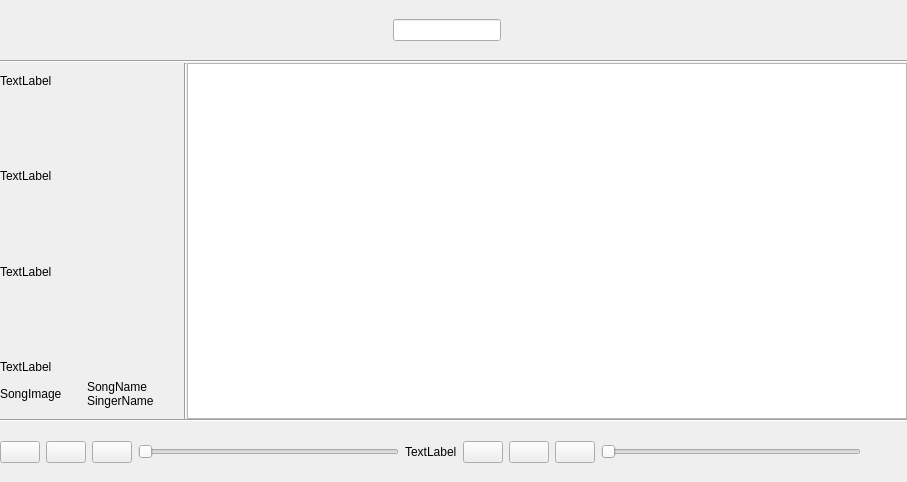
<?xml version="1.0" encoding="UTF-8"?>
<ui version="4.0">
 <class>MainWindow</class>
 <widget class="QMainWindow" name="MainWindow">
  <property name="windowModality">
   <enum>Qt::ApplicationModal</enum>
  </property>
  <property name="geometry">
   <rect>
    <x>0</x>
    <y>0</y>
    <width>907</width>
    <height>482</height>
   </rect>
  </property>
  <property name="sizePolicy">
   <sizepolicy hsizetype="Preferred" vsizetype="Preferred">
    <horstretch>0</horstretch>
    <verstretch>0</verstretch>
   </sizepolicy>
  </property>
  <property name="minimumSize">
   <size>
    <width>907</width>
    <height>482</height>
   </size>
  </property>
  <property name="maximumSize">
   <size>
    <width>907</width>
    <height>482</height>
   </size>
  </property>
  <property name="windowTitle">
   <string>Music Player</string>
  </property>
  <property name="autoFillBackground">
   <bool>false</bool>
  </property>
  <property name="styleSheet">
   <string notr="true">border-color:rgb(204, 0, 0);</string>
  </property>
  <widget class="QWidget" name="centralWidget">
   <layout class="QVBoxLayout" name="verticalLayout">
    <property name="spacing">
     <number>0</number>
    </property>
    <property name="leftMargin">
     <number>0</number>
    </property>
    <property name="topMargin">
     <number>0</number>
    </property>
    <property name="rightMargin">
     <number>0</number>
    </property>
    <property name="bottomMargin">
     <number>0</number>
    </property>
    <item>
     <widget class="QWidget" name="serach_widget" native="true">
      <property name="sizePolicy">
       <sizepolicy hsizetype="Preferred" vsizetype="Maximum">
        <horstretch>5</horstretch>
        <verstretch>5</verstretch>
       </sizepolicy>
      </property>
      <property name="minimumSize">
       <size>
        <width>0</width>
        <height>60</height>
       </size>
      </property>
      <layout class="QHBoxLayout" name="horizontalLayout_3">
       <property name="leftMargin">
        <number>0</number>
       </property>
       <property name="topMargin">
        <number>0</number>
       </property>
       <property name="rightMargin">
        <number>0</number>
       </property>
       <property name="bottomMargin">
        <number>0</number>
       </property>
       <item>
        <spacer name="horizontalSpacer_4">
         <property name="orientation">
          <enum>Qt::Horizontal</enum>
         </property>
         <property name="sizeHint" stdset="0">
          <size>
           <width>241</width>
           <height>20</height>
          </size>
         </property>
        </spacer>
       </item>
       <item>
        <widget class="QLineEdit" name="serach_edit">
         <property name="sizePolicy">
          <sizepolicy hsizetype="Fixed" vsizetype="Fixed">
           <horstretch>0</horstretch>
           <verstretch>0</verstretch>
          </sizepolicy>
         </property>
        </widget>
       </item>
       <item>
        <spacer name="horizontalSpacer_6">
         <property name="orientation">
          <enum>Qt::Horizontal</enum>
         </property>
         <property name="sizeType">
          <enum>QSizePolicy::Fixed</enum>
         </property>
         <property name="sizeHint" stdset="0">
          <size>
           <width>0</width>
           <height>20</height>
          </size>
         </property>
        </spacer>
       </item>
       <item>
        <widget class="QLabel" name="label_3">
         <property name="text">
          <string/>
         </property>
         <property name="pixmap">
          <pixmap resource="res.qrc">:/Images/serach.png</pixmap>
         </property>
         <property name="scaledContents">
          <bool>true</bool>
         </property>
        </widget>
       </item>
       <item>
        <spacer name="horizontalSpacer_5">
         <property name="orientation">
          <enum>Qt::Horizontal</enum>
         </property>
         <property name="sizeHint" stdset="0">
          <size>
           <width>241</width>
           <height>20</height>
          </size>
         </property>
        </spacer>
       </item>
      </layout>
     </widget>
    </item>
    <item>
     <spacer name="verticalSpacer_2">
      <property name="orientation">
       <enum>Qt::Vertical</enum>
      </property>
      <property name="sizeType">
       <enum>QSizePolicy::Fixed</enum>
      </property>
      <property name="sizeHint" stdset="0">
       <size>
        <width>20</width>
        <height>0</height>
       </size>
      </property>
     </spacer>
    </item>
    <item>
     <widget class="Line" name="line_5">
      <property name="autoFillBackground">
       <bool>true</bool>
      </property>
      <property name="styleSheet">
       <string notr="true">clor:rgb(0, 0, 0);</string>
      </property>
      <property name="orientation">
       <enum>Qt::Horizontal</enum>
      </property>
     </widget>
    </item>
    <item>
     <layout class="QHBoxLayout" name="horizontalLayout">
      <property name="spacing">
       <number>0</number>
      </property>
      <property name="topMargin">
       <number>0</number>
      </property>
      <property name="bottomMargin">
       <number>0</number>
      </property>
      <item>
       <widget class="QWidget" name="widget_2" native="true">
        <property name="sizePolicy">
         <sizepolicy hsizetype="Preferred" vsizetype="Preferred">
          <horstretch>10</horstretch>
          <verstretch>10</verstretch>
         </sizepolicy>
        </property>
        <property name="autoFillBackground">
         <bool>false</bool>
        </property>
        <layout class="QVBoxLayout" name="verticalLayout_2">
         <property name="spacing">
          <number>0</number>
         </property>
         <property name="leftMargin">
          <number>0</number>
         </property>
         <property name="topMargin">
          <number>0</number>
         </property>
         <property name="rightMargin">
          <number>0</number>
         </property>
         <property name="bottomMargin">
          <number>0</number>
         </property>
         <item>
          <widget class="QWidget" name="widget_5" native="true">
           <property name="minimumSize">
            <size>
             <width>0</width>
             <height>80</height>
            </size>
           </property>
           <layout class="QVBoxLayout" name="verticalLayout_3">
            <property name="leftMargin">
             <number>0</number>
            </property>
            <item>
             <widget class="QLabel" name="label">
              <property name="text">
               <string>TextLabel</string>
              </property>
             </widget>
            </item>
            <item>
             <spacer name="verticalSpacer_3">
              <property name="orientation">
               <enum>Qt::Vertical</enum>
              </property>
              <property name="sizeHint" stdset="0">
               <size>
                <width>20</width>
                <height>56</height>
               </size>
              </property>
             </spacer>
            </item>
            <item>
             <widget class="QLabel" name="label_2">
              <property name="text">
               <string>TextLabel</string>
              </property>
             </widget>
            </item>
            <item>
             <spacer name="verticalSpacer_4">
              <property name="orientation">
               <enum>Qt::Vertical</enum>
              </property>
              <property name="sizeHint" stdset="0">
               <size>
                <width>20</width>
                <height>56</height>
               </size>
              </property>
             </spacer>
            </item>
            <item>
             <widget class="QLabel" name="label_4">
              <property name="text">
               <string>TextLabel</string>
              </property>
             </widget>
            </item>
            <item>
             <spacer name="verticalSpacer_5">
              <property name="orientation">
               <enum>Qt::Vertical</enum>
              </property>
              <property name="sizeHint" stdset="0">
               <size>
                <width>20</width>
                <height>56</height>
               </size>
              </property>
             </spacer>
            </item>
            <item>
             <widget class="QLabel" name="label_5">
              <property name="text">
               <string>TextLabel</string>
              </property>
             </widget>
            </item>
            <item>
             <spacer name="verticalSpacer_6">
              <property name="orientation">
               <enum>Qt::Vertical</enum>
              </property>
              <property name="sizeType">
               <enum>QSizePolicy::Fixed</enum>
              </property>
              <property name="sizeHint" stdset="0">
               <size>
                <width>0</width>
                <height>0</height>
               </size>
              </property>
             </spacer>
            </item>
            <item>
             <layout class="QGridLayout" name="gridLayout">
              <property name="spacing">
               <number>0</number>
              </property>
              <item row="0" column="0" rowspan="3">
               <widget class="QLabel" name="SongImage">
                <property name="text">
                 <string>SongImage</string>
                </property>
                <property name="scaledContents">
                 <bool>true</bool>
                </property>
               </widget>
              </item>
              <item row="2" column="1">
               <widget class="QLabel" name="SingerName">
                <property name="text">
                 <string>SingerName</string>
                </property>
               </widget>
              </item>
              <item row="0" column="1">
               <widget class="QLabel" name="SongName">
                <property name="text">
                 <string>SongName</string>
                </property>
               </widget>
              </item>
             </layout>
            </item>
           </layout>
          </widget>
         </item>
        </layout>
       </widget>
      </item>
      <item>
       <spacer name="horizontalSpacer">
        <property name="orientation">
         <enum>Qt::Horizontal</enum>
        </property>
        <property name="sizeType">
         <enum>QSizePolicy::Fixed</enum>
        </property>
        <property name="sizeHint" stdset="0">
         <size>
          <width>0</width>
          <height>20</height>
         </size>
        </property>
       </spacer>
      </item>
      <item>
       <widget class="Line" name="line_6">
        <property name="orientation">
         <enum>Qt::Vertical</enum>
        </property>
       </widget>
      </item>
      <item>
       <widget class="QWidget" name="widget_4" native="true">
        <property name="sizePolicy">
         <sizepolicy hsizetype="Preferred" vsizetype="Preferred">
          <horstretch>39</horstretch>
          <verstretch>10</verstretch>
         </sizepolicy>
        </property>
        <property name="autoFillBackground">
         <bool>false</bool>
        </property>
        <layout class="QHBoxLayout" name="horizontalLayout_4">
         <property name="spacing">
          <number>0</number>
         </property>
         <property name="leftMargin">
          <number>0</number>
         </property>
         <property name="topMargin">
          <number>0</number>
         </property>
         <property name="rightMargin">
          <number>0</number>
         </property>
         <property name="bottomMargin">
          <number>0</number>
         </property>
         <item>
          <widget class="QStackedWidget" name="stackedWidget">
           <property name="frameShape">
            <enum>QFrame::NoFrame</enum>
           </property>
           <property name="currentIndex">
            <number>0</number>
           </property>
           <widget class="QWidget" name="serachpage">
            <layout class="QHBoxLayout" name="horizontalLayout_5">
             <property name="spacing">
              <number>0</number>
             </property>
             <property name="leftMargin">
              <number>0</number>
             </property>
             <property name="topMargin">
              <number>0</number>
             </property>
             <property name="rightMargin">
              <number>0</number>
             </property>
             <property name="bottomMargin">
              <number>0</number>
             </property>
             <item>
              <widget class="ShowPlayList" name="SerachList">
               <property name="autoFillBackground">
                <bool>true</bool>
               </property>
               <property name="styleSheet">
                <string notr="true"/>
               </property>
               <property name="frameShadow">
                <enum>QFrame::Sunken</enum>
               </property>
               <property name="lineWidth">
                <number>0</number>
               </property>
              </widget>
             </item>
            </layout>
           </widget>
           <widget class="QWidget" name="lyricpage"/>
          </widget>
         </item>
        </layout>
       </widget>
      </item>
     </layout>
    </item>
    <item>
     <spacer name="verticalSpacer">
      <property name="orientation">
       <enum>Qt::Vertical</enum>
      </property>
      <property name="sizeType">
       <enum>QSizePolicy::Fixed</enum>
      </property>
      <property name="sizeHint" stdset="0">
       <size>
        <width>20</width>
        <height>0</height>
       </size>
      </property>
     </spacer>
    </item>
    <item>
     <widget class="Line" name="line">
      <property name="orientation">
       <enum>Qt::Horizontal</enum>
      </property>
     </widget>
    </item>
    <item>
     <widget class="QWidget" name="playWidget" native="true">
      <property name="sizePolicy">
       <sizepolicy hsizetype="Preferred" vsizetype="Fixed">
        <horstretch>50</horstretch>
        <verstretch>10</verstretch>
       </sizepolicy>
      </property>
      <property name="minimumSize">
       <size>
        <width>0</width>
        <height>10</height>
       </size>
      </property>
      <property name="maximumSize">
       <size>
        <width>16777215</width>
        <height>60</height>
       </size>
      </property>
      <property name="autoFillBackground">
       <bool>false</bool>
      </property>
      <layout class="QHBoxLayout" name="horizontalLayout_2">
       <property name="spacing">
        <number>6</number>
       </property>
       <property name="leftMargin">
        <number>0</number>
       </property>
       <property name="topMargin">
        <number>0</number>
       </property>
       <property name="rightMargin">
        <number>0</number>
       </property>
       <property name="bottomMargin">
        <number>0</number>
       </property>
       <item>
        <widget class="QPushButton" name="PreviousButton">
         <property name="styleSheet">
          <string notr="true">border-image:url(:/Images/Preious.png);
</string>
         </property>
         <property name="text">
          <string/>
         </property>
        </widget>
       </item>
       <item>
        <widget class="QPushButton" name="PlayButton">
         <property name="styleSheet">
          <string notr="true">border-image:url(:/Images/play.png);
</string>
         </property>
         <property name="text">
          <string/>
         </property>
        </widget>
       </item>
       <item>
        <widget class="QPushButton" name="NextButton">
         <property name="styleSheet">
          <string notr="true">border-image:url(:/Images/Next.png);</string>
         </property>
         <property name="text">
          <string/>
         </property>
        </widget>
       </item>
       <item>
        <spacer name="horizontalSpacer_7">
         <property name="orientation">
          <enum>Qt::Horizontal</enum>
         </property>
         <property name="sizeType">
          <enum>QSizePolicy::Fixed</enum>
         </property>
         <property name="sizeHint" stdset="0">
          <size>
           <width>0</width>
           <height>20</height>
          </size>
         </property>
        </spacer>
       </item>
       <item>
        <widget class="QSlider" name="timeSlider">
         <property name="styleSheet">
          <string notr="true">color:rgb(239, 41, 41);</string>
         </property>
         <property name="orientation">
          <enum>Qt::Horizontal</enum>
         </property>
        </widget>
       </item>
       <item>
        <spacer name="horizontalSpacer_3">
         <property name="orientation">
          <enum>Qt::Horizontal</enum>
         </property>
         <property name="sizeType">
          <enum>QSizePolicy::Fixed</enum>
         </property>
         <property name="sizeHint" stdset="0">
          <size>
           <width>0</width>
           <height>20</height>
          </size>
         </property>
        </spacer>
       </item>
       <item>
        <widget class="QLabel" name="TimeLabel">
         <property name="text">
          <string>TextLabel</string>
         </property>
        </widget>
       </item>
       <item>
        <spacer name="horizontalSpacer_8">
         <property name="orientation">
          <enum>Qt::Horizontal</enum>
         </property>
         <property name="sizeType">
          <enum>QSizePolicy::Fixed</enum>
         </property>
         <property name="sizeHint" stdset="0">
          <size>
           <width>0</width>
           <height>20</height>
          </size>
         </property>
        </spacer>
       </item>
       <item>
        <widget class="QPushButton" name="loop_one_random">
         <property name="styleSheet">
          <string notr="true">border-image:url(:/Images/loop.png)</string>
         </property>
         <property name="text">
          <string/>
         </property>
        </widget>
       </item>
       <item>
        <spacer name="horizontalSpacer_10">
         <property name="orientation">
          <enum>Qt::Horizontal</enum>
         </property>
         <property name="sizeType">
          <enum>QSizePolicy::Fixed</enum>
         </property>
         <property name="sizeHint" stdset="0">
          <size>
           <width>0</width>
           <height>20</height>
          </size>
         </property>
        </spacer>
       </item>
       <item>
        <widget class="QPushButton" name="LyricPushButton">
         <property name="autoFillBackground">
          <bool>false</bool>
         </property>
         <property name="styleSheet">
          <string notr="true">border-image:url(:/Images/Lyric_dark.png)</string>
         </property>
         <property name="text">
          <string/>
         </property>
        </widget>
       </item>
       <item>
        <spacer name="horizontalSpacer_2">
         <property name="orientation">
          <enum>Qt::Horizontal</enum>
         </property>
         <property name="sizeType">
          <enum>QSizePolicy::Fixed</enum>
         </property>
         <property name="sizeHint" stdset="0">
          <size>
           <width>0</width>
           <height>20</height>
          </size>
         </property>
        </spacer>
       </item>
       <item>
        <widget class="QPushButton" name="volum">
         <property name="styleSheet">
          <string notr="true">border-image:url(:/Images/high_volum.png)</string>
         </property>
         <property name="text">
          <string/>
         </property>
        </widget>
       </item>
       <item>
        <spacer name="horizontalSpacer_9">
         <property name="orientation">
          <enum>Qt::Horizontal</enum>
         </property>
         <property name="sizeType">
          <enum>QSizePolicy::Fixed</enum>
         </property>
         <property name="sizeHint" stdset="0">
          <size>
           <width>0</width>
           <height>20</height>
          </size>
         </property>
        </spacer>
       </item>
       <item>
        <widget class="QSlider" name="volum_slider">
         <property name="orientation">
          <enum>Qt::Horizontal</enum>
         </property>
        </widget>
       </item>
       <item>
        <spacer name="horizontalSpacer_11">
         <property name="orientation">
          <enum>Qt::Horizontal</enum>
         </property>
         <property name="sizeType">
          <enum>QSizePolicy::Fixed</enum>
         </property>
         <property name="sizeHint" stdset="0">
          <size>
           <width>0</width>
           <height>20</height>
          </size>
         </property>
        </spacer>
       </item>
       <item>
        <widget class="QPushButton" name="listButton">
         <property name="autoFillBackground">
          <bool>false</bool>
         </property>
         <property name="styleSheet">
          <string notr="true">border-image:url(:/Images/PlayList.png);</string>
         </property>
         <property name="text">
          <string/>
         </property>
         <property name="autoDefault">
          <bool>true</bool>
         </property>
         <property name="default">
          <bool>true</bool>
         </property>
         <property name="flat">
          <bool>true</bool>
         </property>
        </widget>
       </item>
      </layout>
     </widget>
    </item>
   </layout>
  </widget>
 </widget>
 <layoutdefault spacing="6" margin="11"/>
 <customwidgets>
  <customwidget>
   <class>ShowPlayList</class>
   <extends>QListWidget</extends>
   <header location="global">showplaylist.h</header>
  </customwidget>
 </customwidgets>
 <resources>
  <include location="res.qrc"/>
 </resources>
 <connections/>
</ui>
